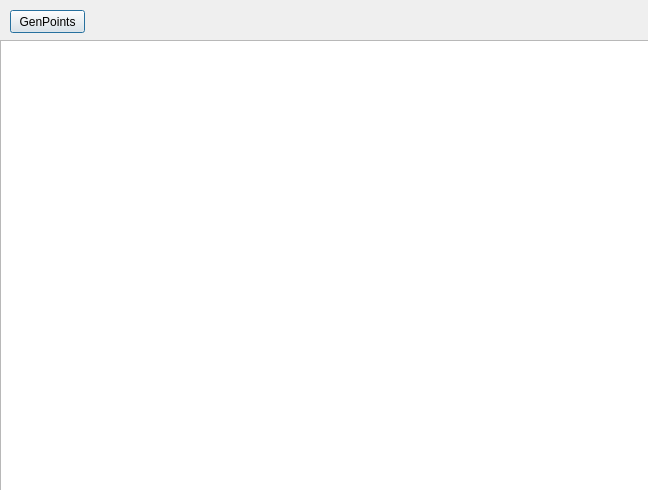
<?xml version="1.0" encoding="UTF-8"?>
<ui version="4.0">
 <class>Graphics</class>
 <widget class="QDialog" name="Graphics">
  <property name="geometry">
   <rect>
    <x>0</x>
    <y>0</y>
    <width>648</width>
    <height>490</height>
   </rect>
  </property>
  <property name="windowTitle">
   <string>Dialog</string>
  </property>
  <widget class="QGraphicsView" name="graphicsView">
   <property name="geometry">
    <rect>
     <x>0</x>
     <y>40</y>
     <width>651</width>
     <height>451</height>
    </rect>
   </property>
  </widget>
  <widget class="QPushButton" name="pushButton">
   <property name="geometry">
    <rect>
     <x>10</x>
     <y>10</y>
     <width>75</width>
     <height>23</height>
    </rect>
   </property>
   <property name="text">
    <string>GenPoints</string>
   </property>
  </widget>
 </widget>
 <resources/>
 <connections/>
</ui>
